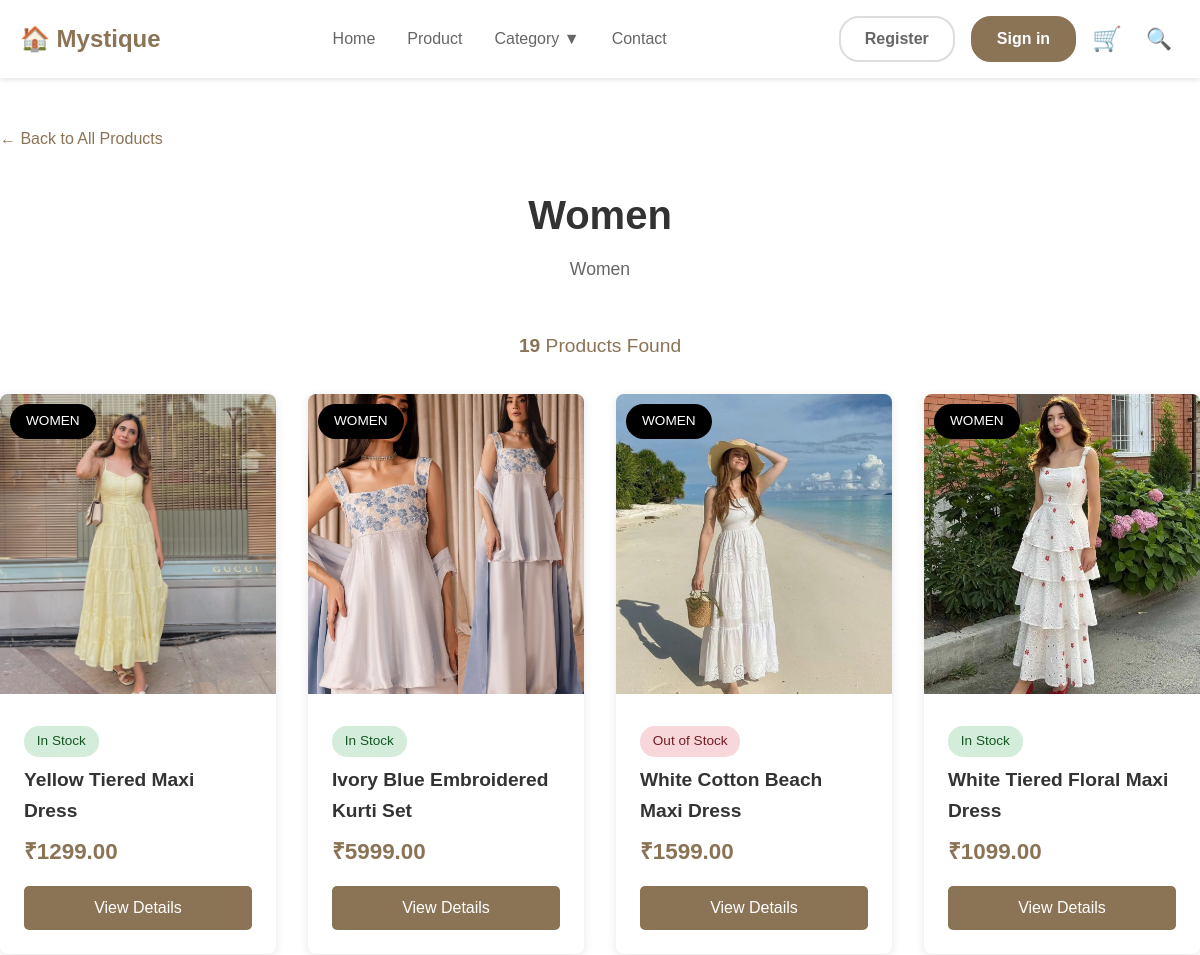
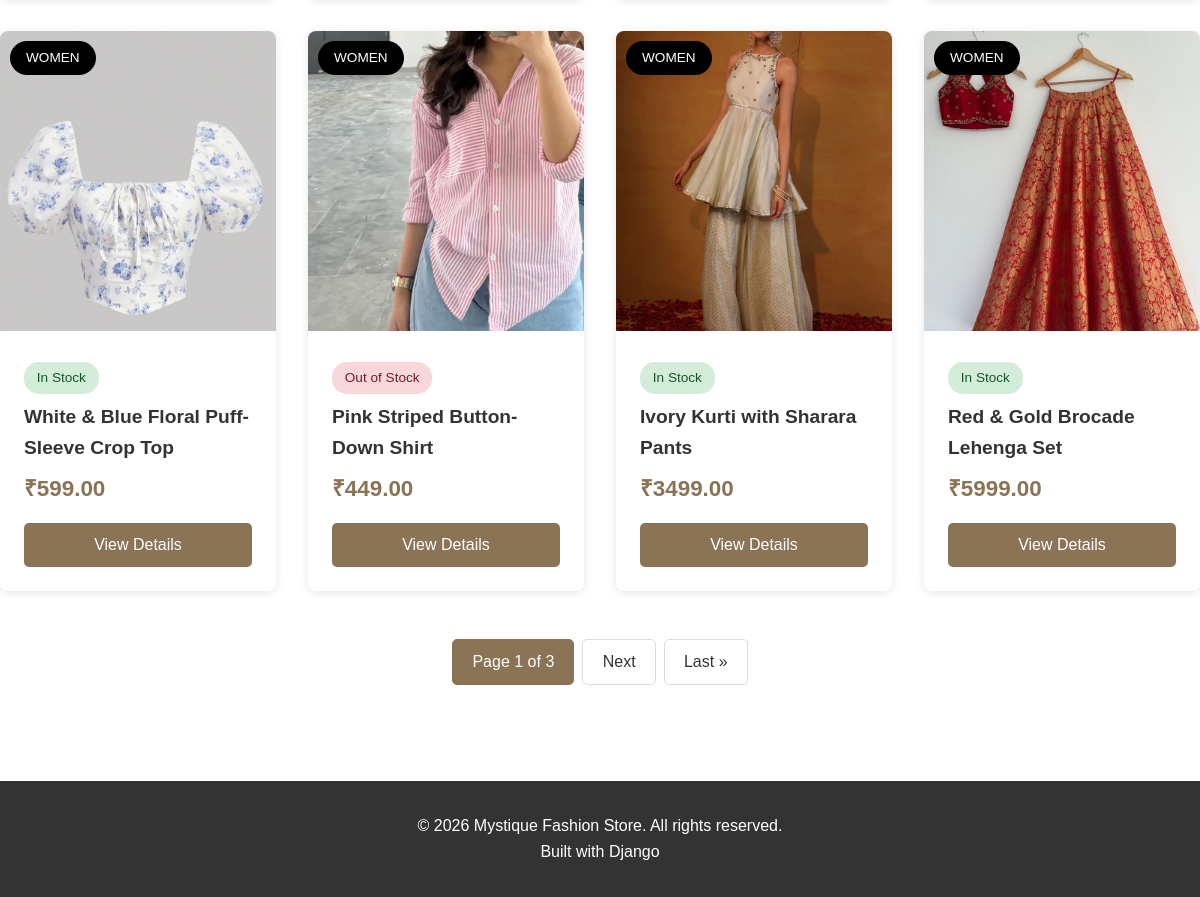
The app's page /products/category/women/ with its own data (2 pictures, top to bottom).
### products/models.py (models this page shows, shortened)
class Category(models.Model):
    CATEGORY_CHOICES = [
        ('ALL', 'All'),
        ('KIDS_FEMALE', 'Girls'),
        ('KIDS_MALE', 'Boys'),
        ('MEN', 'Men'),
        ('WOMEN', 'Women'),
        ('FOOTWEAR', 'Footwear'),
    ]
    name = models.CharField(max_length=100, choices=CATEGORY_CHOICES, unique=True)
    slug = models.SlugField(unique=True, blank=True)
    description = models.TextField(blank=True)
    created_at = models.DateTimeField(auto_now_add=True)
    class Meta:
        verbose_name_plural = 'Categories'
        ordering = ['name']

class Product(models.Model):
    STOCK_STATUS = [
        ('IN_STOCK', 'In Stock'),
        ('OUT_OF_STOCK', 'Out of Stock'),
    ]
    SIZE_CHOICES = [
        ('XS', 'Extra Small'),
        ('S', 'Small'),
        ('M', 'Medium'),
        ('L', 'Large'),
        ('XL', 'Extra Large'),
        ('XXL', '2XL'),
        ('FREE', 'Free Size'),
    ]
    name = models.CharField(max_length=200)
    slug = models.SlugField(unique=True, blank=True)
    category = models.ForeignKey(Category, on_delete=models.CASCADE, related_name='products')
    price = models.DecimalField(max_digits=10, decimal_places=2)
    description = models.TextField(blank=True)
    image = models.ImageField(upload_to='products/')
    stock_status = models.CharField(max_length=20, choices=STOCK_STATUS, default='IN_STOCK')
    available_sizes = models.CharField(max_length=200, help_text='Comma-separated sizes')
    created_at = models.DateTimeField(auto_now_add=True)
    updated_at = models.DateTimeField(auto_now=True)
    featured = models.BooleanField(default=False)
    def is_in_stock(self):
        return self.stock_status == 'IN_STOCK'
    class Meta:
        ordering = ['-created_at']

### products/views.py (the view)
# urls.py: path('category/<slug:slug>/', views.category_products_view, name='category_products'),
def category_products_view(request, slug):
    category = get_object_or_404(Category, slug=slug)
    products = Product.objects.filter(category=category)
    paginator = Paginator(products, 8)
    page_number = request.GET.get('page')
    page_obj = paginator.get_page(page_number)
    context = {
        'category': category,
        'products': page_obj,
    }
    return render(request, 'products/category_products.html', context)

### cart/context_processors.py (called while the page is built)
def cart_context(request):
    return {
        'cart_count': get_cart_count(request),
        'cart_total': get_cart_total(request),
    }

### cart/utils.py (called while the page is built, shortened)
def get_cart_total(request):
    if request.user.is_authenticated:
        cart = get_user_cart(request.user)
        return cart.get_total()
    else:
        session_cart = SessionCart(request)
        return session_cart.get_total()

def get_cart_count(request):
    if request.user.is_authenticated:
        cart = get_user_cart(request.user)
        return cart.get_items_count()
    else:
        session_cart = SessionCart(request)
        return session_cart.get_items_count()

    def get_items(self):
        product_ids = self.cart.keys()
        products = Product.objects.filter(id__in=product_ids)
        items = []
        return items

    def get_total(self):
        return sum(Decimal(item['subtotal']) for item in self.get_items())

    def get_items_count(self):
        return sum(item['quantity'] for item in self.cart.values())

### products/templates/products/category_products.html (shortened to what this page needs)
{% extends 'base.html' %}
{% load static %}
{% block content %}
<section class="category-section container">
    <a href="{% url 'products:product_list' %}" class="back-link">← Back to All Products</a>
    <div class="category-header">
        <h1>{{ category.get_name_display }}</h1>
        {% if category.description %}
        <div class="category-description">
            <p>{{ category.description }}</p>
        </div>
        {% endif %}
    </div>
    <div class="products-count">
        <strong>{{ products.paginator.count }}</strong> Products Found
    </div>
    {% if products %}
    <div class="products-grid">
        {% for product in products %}
        <div class="product-card">
            <div style="position: relative;">
                <img src="{{ product.image.url }}" alt="{{ product.name }}" class="product-image">
                <span class="product-badge">{{ product.category.get_name_display }}</span>
            </div>
            <div class="product-info">
                <span class="stock-badge {% if product.is_in_stock %}in-stock{% else %}out-of-stock{% endif %}">
                    {{ product.get_stock_status_display }}
                </span>
                <h3 class="product-name">{{ product.name }}</h3>
                <p class="product-price">₹{{ product.price }}</p>
                <a href="{% url 'products:product_detail' product.slug %}" style="text-decoration: none;">
                    <button class="view-details-btn">View Details</button>
                </a>
            </div>
        </div>
        {% endfor %}
    </div>
    {% if products.has_other_pages %}
    <div class="pagination">
        <span class="current">Page {{ products.number }} of {{ products.paginator.num_pages }}</span>
        {% if products.has_next %}
        <a href="?page={{ products.next_page_number }}">Next</a>
        <a href="?page={{ products.paginator.num_pages }}">Last &raquo;</a>
        {% endif %}
    </div>
    {% endif %}
    {% endif %}
</section>
{% endblock %}

### static/css/style.css (style rules this page uses)
.products-grid { display: grid; grid-template-columns: repeat(auto-fill, minmax(250px, 1fr)); gap: 2rem; margin-top: 2rem; }
.product-card { background: white; border-radius: 8px; overflow: hidden; box-shadow: 0 2px 10px rgba(0,0,0,0.1); transition: transform 0.3s; position: relative; }
.product-image { width: 100%; height: 250px; object-fit: cover; }
.product-info { padding: 1rem; }
.product-badge { position: absolute; top: 10px; left: 10px; background: black; color: white; padding: 0.3rem 0.8rem; border-radius: 15px; font-size: 0.8rem; z-index: 10; }
.product-name { font-size: 1.1rem; margin-bottom: 0.5rem; }
.product-price { font-size: 1.3rem; color: #8B7355; font-weight: bold; }

### templates/base.html (style rules this page uses)
* { margin: 0; padding: 0; box-sizing: border-box; }
body { font-family: Arial, sans-serif; line-height: 1.6; color: #333; }
.container { max-width: 1200px; margin: 0 auto; padding: 0 20px; }

### products/templates/products/category_products.html (style rules this page uses)
.category-section { padding: 3rem 0; }
.category-header { text-align: center; margin-bottom: 3rem; }
.category-header h1 { font-size: 2.5rem; color: #333; margin-bottom: 0.5rem; }
.category-header p { color: #666; font-size: 1.1rem; }
.category-description { max-width: 800px; margin: 0 auto 2rem; text-align: center; color: #666; }
.products-count { text-align: center; color: #8B7355; font-size: 1.2rem; margin-bottom: 2rem; }
.products-grid { display: grid; grid-template-columns: repeat(auto-fill, minmax(250px, 1fr)); gap: 2rem; }
.product-card { background: white; border-radius: 8px; overflow: hidden; box-shadow: 0 2px 10px rgba(0,0,0,0.1); transition: transform 0.3s; }
.product-image { width: 100%; height: 300px; object-fit: cover; }
.product-info { padding: 1.5rem; }
.product-badge { position: absolute; top: 10px; left: 10px; background: black; color: white; padding: 0.4rem 1rem; border-radius: 20px; font-size: 0.85rem; text-transform: uppercase; }
.product-name { font-size: 1.2rem; margin-bottom: 0.5rem; color: #333; font-weight: 600; }
.product-price { font-size: 1.4rem; color: #8B7355; font-weight: bold; margin-bottom: 1rem; }
.view-details-btn { width: 100%; padding: 0.8rem; background: #8B7355; color: white; border: none; border-radius: 5px; cursor: pointer; font-size: 1rem; transition: background 0.3s; }
.stock-badge { display: inline-block; padding: 0.3rem 0.8rem; border-radius: 15px; font-size: 0.85rem; margin-bottom: 0.5rem; }
.in-stock { background: #d4edda; color: #155724; }
.out-of-stock { background: #f8d7da; color: #721c24; }
.pagination { display: flex; justify-content: center; align-items: center; gap: 0.5rem; margin-top: 3rem; }
.pagination a, .pagination span { padding: 0.6rem 1.2rem; border: 1px solid #ddd; text-decoration: none; color: #333; border-radius: 5px; transition: all 0.3s; }
.pagination .current { background: #8B7355; color: white; border-color: #8B7355; }
.back-link { display: inline-block; margin-bottom: 2rem; color: #8B7355; text-decoration: none; font-size: 1rem; }

### records on screen
Category: name "Women", description "Women"
Product: image (picture), category.name "WOMEN", stock_status "In Stock", name "Yellow Tiered Maxi Dress", price "1299.00"
Product: image (picture), category.name "WOMEN", stock_status "In Stock", name "Ivory Blue Embroidered Kurti Set", price "5999.00"
Product: image (picture), category.name "WOMEN", stock_status "Out of Stock", name "White Cotton Beach Maxi Dress", price "1599.00"
Product: image (picture), category.name "WOMEN", stock_status "In Stock", name "White Tiered Floral Maxi Dress", price "1099.00"
Product: image (picture), category.name "WOMEN", stock_status "In Stock", name "White & Blue Floral Puff-Sleeve Crop Top", price "599.00"
Product: image (picture), category.name "WOMEN", stock_status "Out of Stock", name "Pink Striped Button-Down Shirt", price "449.00"
Product: image (picture), category.name "WOMEN", stock_status "In Stock", name "Ivory Kurti with Sharara Pants", price "3499.00"
Product: image (picture), category.name "WOMEN", stock_status "In Stock", name "Red & Gold Brocade Lehenga Set", price "5999.00"

### other values on screen
{{ products.paginator.count }} "19"
{{ products.number }} "1"
{{ products.paginator.num_pages }} "3"
